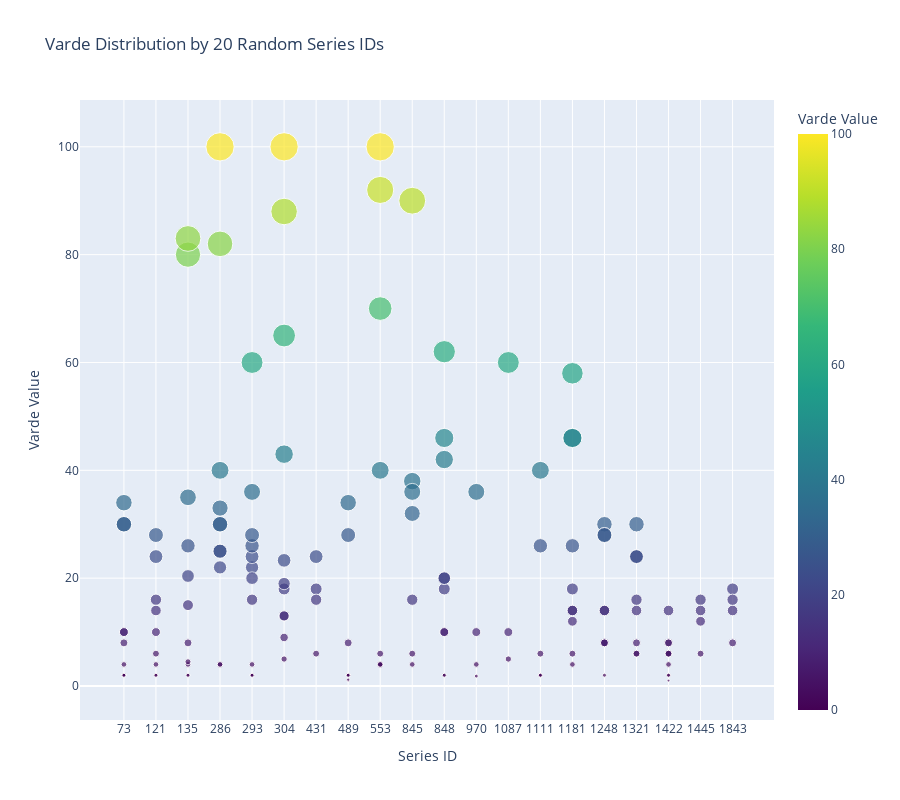

Notebook cell for this chart:
### Code cell
import pandas as pd
import plotly.express as px
import numpy as np

# Ensure Series_id is treated as a string
df['Series_id'] = df['Series_id'].astype(str)

# Select 20 random unique Series IDs
random_series_ids = np.random.choice(df['Series_id'].unique(), size=20, replace=False)

# Filter the dataframe to only include selected Series IDs
df_subset = df[df['Series_id'].isin(random_series_ids)]

# Create scatter plot with bubbles
fig = px.scatter(
    df_subset, 
    x="Series_id",  
    y="varde",    
    size="varde",   
    color="varde",
    color_continuous_scale="Viridis",
    title="Varde Distribution by 20 Random Series IDs",
    labels={"varde": "Varde Value", "Series_id": "Series ID"}
)

# Improve layout
fig.update_layout(
    height=800,
    xaxis=dict(type="category", tickmode="linear"),  # Ensure discrete x-axis
    showlegend=False
)

fig.show()

### Figure 1 — Plotly figure (JSON) as saved in the notebook; plotly's stock layout.template omitted (floating-point values rounded to 4 significant figures; data arrays with more than 128 entries replaced by an {"elided": "..."} marker saying what was removed)
{"data": [{"hovertemplate": "Series ID=%{x}<br>Varde Value=%{marker.color}<extra></extra>", "legendgroup": "", "marker": {"color": {"elided": "228 float values"}, "coloraxis": "coloraxis", "size": {"elided": "228 float values"}, "sizemode": "area", "sizeref": 0.25, "symbol": "circle"}, "mode": "markers", "name": "", "orientation": "v", "showlegend": false, "type": "scatter", "x": {"elided": "228 str values"}, "xaxis": "x", "y": {"elided": "228 float values"}, "yaxis": "y"}], "layout": {"coloraxis": {"colorbar": {"title": {"text": "Varde Value"}}, "colorscale": [[0, "#440154"], [0.1111, "#482878"], [0.2222, "#3e4989"], [0.3333, "#31688e"], [0.4444, "#26828e"], [0.5556, "#1f9e89"], [0.6667, "#35b779"], [0.7778, "#6ece58"], [0.8889, "#b5de2b"], [1, "#fde725"]]}, "height": 800, "legend": {"itemsizing": "constant", "tracegroupgap": 0}, "showlegend": false, "title": {"text": "Varde Distribution by 20 Random Series IDs"}, "xaxis": {"anchor": "y", "domain": [0, 1], "tickmode": "linear", "title": {"text": "Series ID"}, "type": "category"}, "yaxis": {"anchor": "x", "domain": [0, 1], "title": {"text": "Varde Value"}}}}
